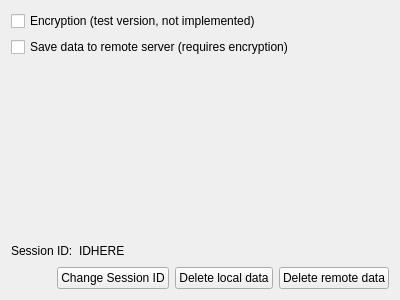
<?xml version="1.0" encoding="UTF-8"?>
<ui version="4.0">
 <class>Options</class>
 <widget class="QWidget" name="Options">
  <property name="geometry">
   <rect>
    <x>0</x>
    <y>0</y>
    <width>400</width>
    <height>300</height>
   </rect>
  </property>
  <property name="windowTitle">
   <string>Form</string>
  </property>
  <layout class="QVBoxLayout" name="verticalLayout">
   <item>
    <layout class="QHBoxLayout" name="horizontalLayout">
     <item>
      <widget class="QCheckBox" name="encryption">
       <property name="text">
        <string>Encryption (test version, not implemented)</string>
       </property>
      </widget>
     </item>
     <item>
      <spacer name="horizontalSpacer">
       <property name="orientation">
        <enum>Qt::Horizontal</enum>
       </property>
       <property name="sizeHint" stdset="0">
        <size>
         <width>40</width>
         <height>20</height>
        </size>
       </property>
      </spacer>
     </item>
    </layout>
   </item>
   <item>
    <layout class="QHBoxLayout" name="horizontalLayout_2">
     <item>
      <widget class="QCheckBox" name="sync">
       <property name="text">
        <string>Save data to remote server (requires encryption)</string>
       </property>
      </widget>
     </item>
     <item>
      <spacer name="horizontalSpacer_2">
       <property name="orientation">
        <enum>Qt::Horizontal</enum>
       </property>
       <property name="sizeHint" stdset="0">
        <size>
         <width>40</width>
         <height>20</height>
        </size>
       </property>
      </spacer>
     </item>
    </layout>
   </item>
   <item>
    <spacer name="verticalSpacer">
     <property name="orientation">
      <enum>Qt::Vertical</enum>
     </property>
     <property name="sizeHint" stdset="0">
      <size>
       <width>20</width>
       <height>40</height>
      </size>
     </property>
    </spacer>
   </item>
   <item>
    <layout class="QHBoxLayout" name="horizontalLayout_4">
     <item>
      <widget class="QLabel" name="label">
       <property name="text">
        <string>Session ID:</string>
       </property>
      </widget>
     </item>
     <item>
      <widget class="QLabel" name="label_2">
       <property name="text">
        <string>IDHERE</string>
       </property>
      </widget>
     </item>
     <item>
      <spacer name="horizontalSpacer_4">
       <property name="orientation">
        <enum>Qt::Horizontal</enum>
       </property>
       <property name="sizeHint" stdset="0">
        <size>
         <width>40</width>
         <height>20</height>
        </size>
       </property>
      </spacer>
     </item>
    </layout>
   </item>
   <item>
    <layout class="QHBoxLayout" name="horizontalLayout_3">
     <item>
      <spacer name="horizontalSpacer_3">
       <property name="orientation">
        <enum>Qt::Horizontal</enum>
       </property>
       <property name="sizeHint" stdset="0">
        <size>
         <width>40</width>
         <height>20</height>
        </size>
       </property>
      </spacer>
     </item>
     <item>
      <widget class="QPushButton" name="pushButton_3">
       <property name="text">
        <string>Change Session ID</string>
       </property>
      </widget>
     </item>
     <item>
      <widget class="QPushButton" name="pushButton_2">
       <property name="text">
        <string>Delete local data</string>
       </property>
      </widget>
     </item>
     <item>
      <widget class="QPushButton" name="pushButton">
       <property name="text">
        <string>Delete remote data</string>
       </property>
      </widget>
     </item>
    </layout>
   </item>
  </layout>
 </widget>
 <resources/>
 <connections/>
</ui>
